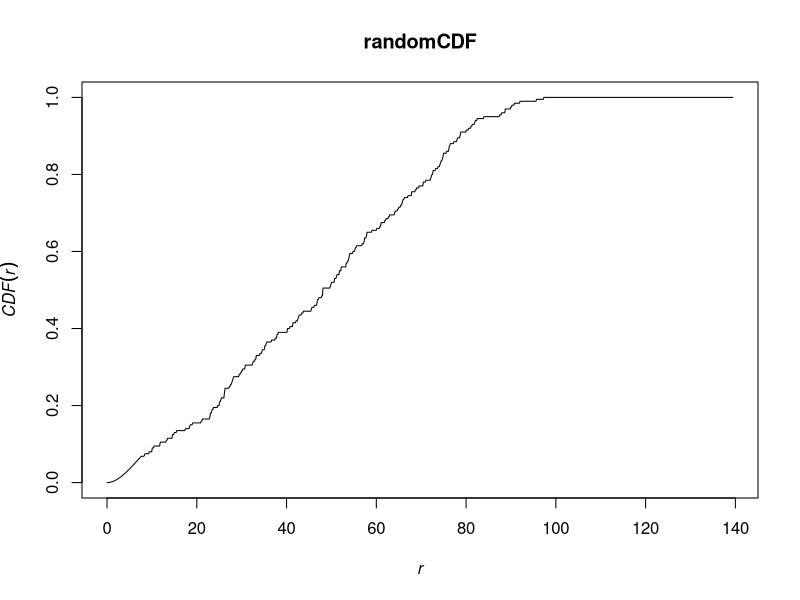

Source code (R): (Note: this script raises an error after producing the figure.)
# commands exploring CDF and random distance distributions

require(spatstat)

# Generate some 3D coordinates: 20 random integers in a space of 100 x 100 x 100 units
# --they don't have to be unique (some may colocalize perfectly)
xs <- sample(1:100, 20, replace = TRUE)
ys <- sample(1:100, 20, replace = TRUE)
zs <- sample(1:100, 20, replace = TRUE)

# add some labels identifying objects as class A or B
freqA <- 30
freqB <- 70

#As <- replicate(freqA, sample(c("A"))) # also works
As <- sample(c("A"), freqA, replace = TRUE)
Bs <- sample(c("B"), freqB, replace = TRUE)
classes <- sample(c(As, Bs), 20, replace = FALSE)

# check total (should equal freqA)
count <- sum(classes == "A")

coords <- data.frame(X = xs, Y = ys, Z = zs, Label = classes)

#coords <- unique(coords)
# Convert the data so it can be used in spatstat functions

# -- define the window of observation as the max range of coords
w <- owin(c(1,100), c(1,100), c(1,100))

# -- convert the coords to a spatstat 3D point pattern object
coordsPPP <- as.ppp(coords, w)
coords3dPPP <- pp3(coords$X, coords$Y, coords$Z, box3(c(1,100), c(1,100), c(1,100)),marks = coords$Label)

# Plot the cumulative distance distribution for these random points
randomCDF <- distcdf(coordsPPP)
plot(randomCDF)

# TODO: why doesnt this work in 3D?
random3dCDF <- distcdf(coords3dPPP)

# Use spatstat to test randomness of one coord

randTest <- cdf.test(coordsPPP, "x", "ks")
plot.cdftest(randTest)
